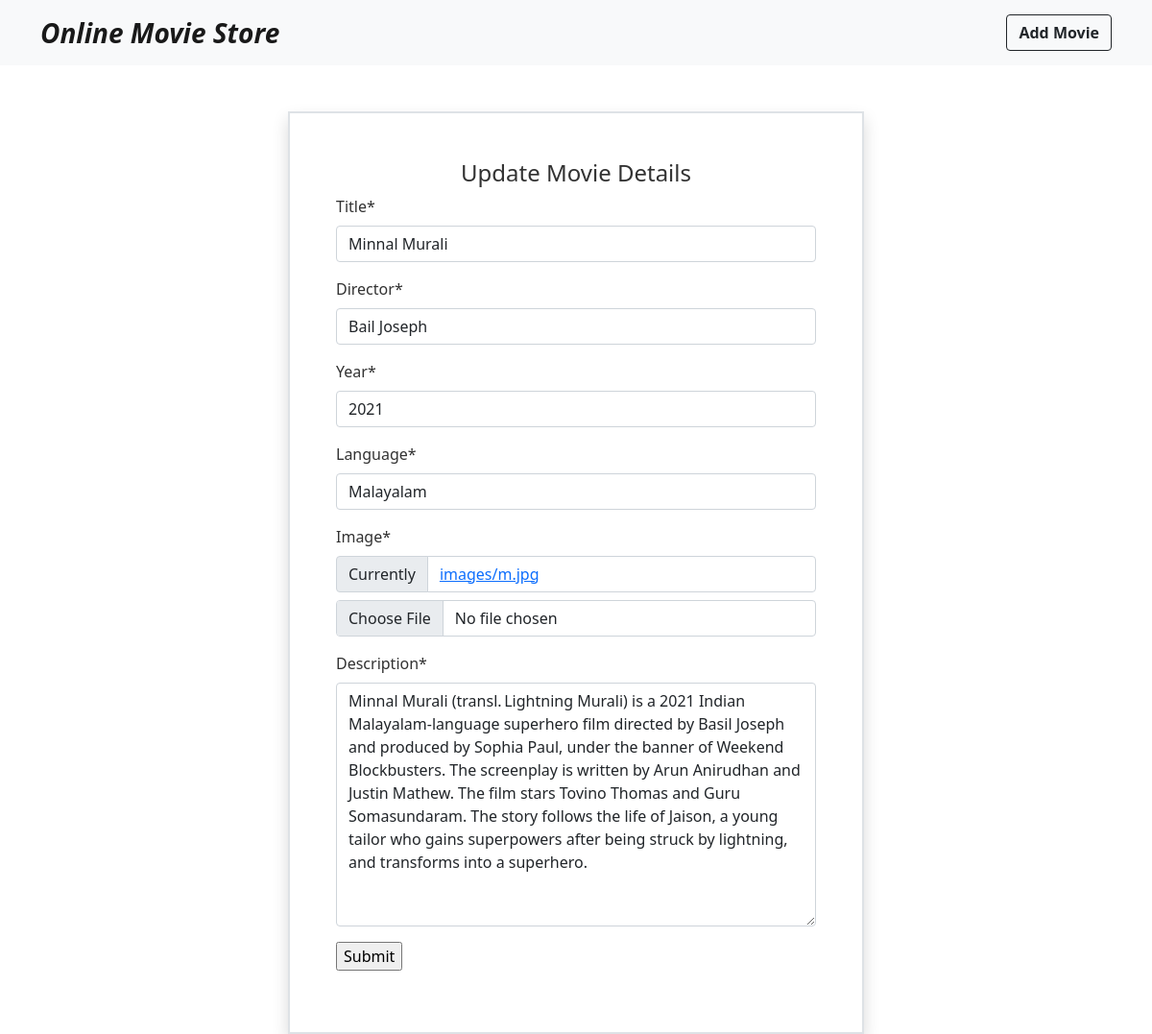
Screenshot of /update/1 with the database file from the repository.
### movieapp/models.py (models this page shows)
class Movie(models.Model):
    title = models.CharField(max_length=30)
    director = models.CharField(max_length=30)
    year = models.IntegerField()
    language = models.CharField(max_length=30)
    image = models.ImageField(upload_to="images")
    description = models.TextField()

### movieapp/views.py (the view, shortened to what this page needs)
# urls.py: path('update/<int:i>', views.UpdateView.as_view(), name='update'),
class UpdateView(View):
    def get(self,request,i):
        m=Movie.objects.get(id=i)
        form_instance=MovieForm(instance=m)
        context = {'form':form_instance}
        return render(request, 'updatemovie.html', context)

### movieapp/forms.py
class MovieForm(forms.ModelForm):
    class Meta:
        model = Movie
        fields ="__all__"

### movieapp/templates/updatemovie.html (shortened to what this page needs)
{% extends 'base.html' %}
{% load crispy_forms_tags %}
{% block content %}
<div class="container w-50 p-5 border border-2 shadow mt-5">
<h4 class="text-center">Update Movie Details</h4>
<form method="post" enctype="multipart/form-data">
    {{form|crispy}}
    <div class="mb-3">
        <input type="submit">
    </div>
</form>
</div>
{% endblock %}

### movieapp/static/css/style.css (style rules this page uses)
body { background-color:secondary; color:#323232; }

### rows the page displays
Movie: title "Minnal Murali", director "Bail Joseph", year "2021", language "Malayalam", description "Minnal Murali (transl. Lightning Murali) is a 2021 Indian Malayalam-language superhero film directed by Basil Joseph and produced by Sophia Paul, under the banner of Weekend Blockbusters. The screenplay is written by Arun Anirudhan and Justin Mathew. The film stars Tovino Thomas and Guru Somasundaram. The story follows the life of Jaison, a young tailor who gains superpowers after being struck by lightning, and transforms into a superhero."
